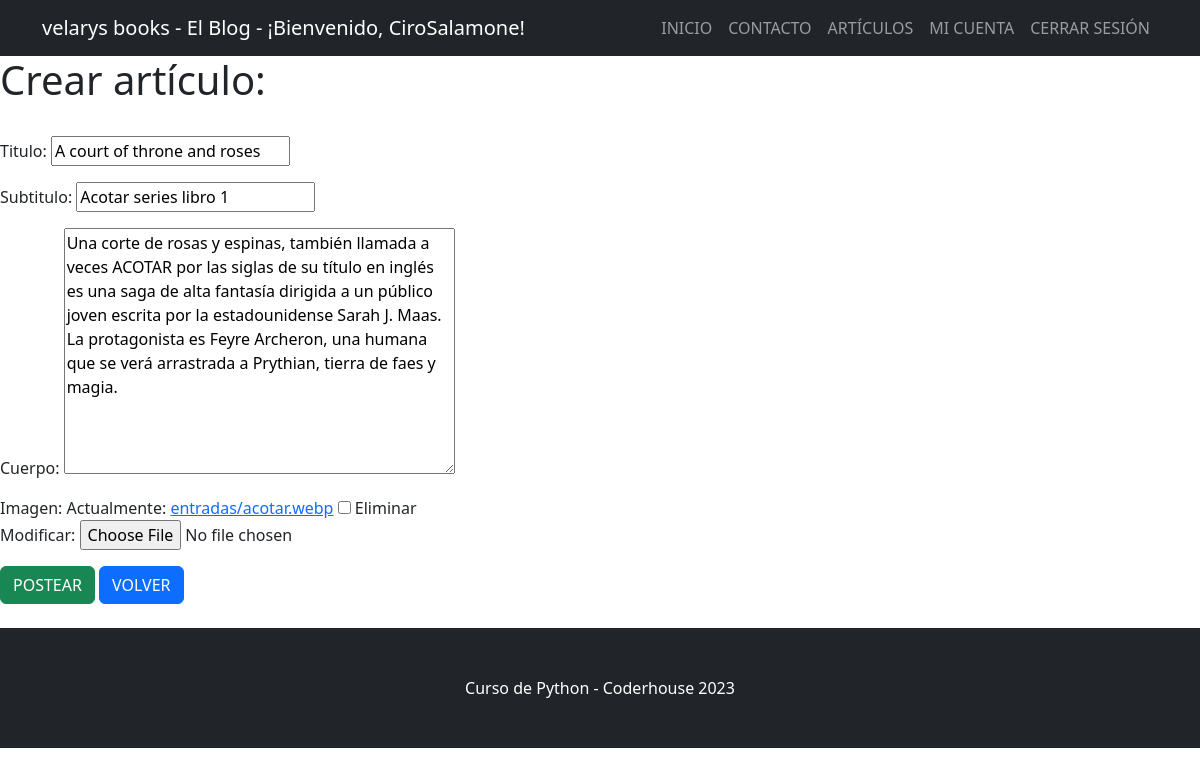
Page /articulos/editar-articulo/5/ (signed in) on the committed database.
### blog/models.py (models this page shows, shortened)
class Articulo(models.Model):
    titulo = models.CharField(max_length=256)
    subtitulo = models.CharField(max_length=256)
    cuerpo = models.TextField(blank=True)
    autor = models.ForeignKey(User, on_delete=models.CASCADE, null=True)
    fecha = models.DateField(auto_now_add=True)
    imagen = models.ImageField(upload_to="entradas/", null="True", blank=True)

### blog/views.py (the view)
# urls.py: path("editar-articulo/<int:pk>/", ArticuloUpdateView.as_view(), name="editar_articulo"),
class ArticuloUpdateView(LoginRequiredMixin, UpdateView):
    model = Articulo
    fields = ["titulo", "subtitulo", "cuerpo", "imagen"]
    success_url = "/articulos/entradas/"

### blog/templates/blog/articulo_form.html (shortened to what this page needs)
{% extends "base.html" %}
{% block contenido %}
<h1>Crear artículo:</h1>
<br>
<form enctype="multipart/form-data" method="POST">
 {{ form.as_p }}
 <input type="submit" value="POSTEAR" class="btn btn-success"/> <a class="btn btn-primary" href="{% url 'lista_articulos' %}" type="button">VOLVER</a>
</form>
<br>
{% endblock contenido %}

### templates/base.html (shortened to what this page needs)
{% load static %}
<!DOCTYPE html>
<html lang="en">
    <head>
        <link href="{% static 'css/styles.css' %}" rel="stylesheet" />
    </head>
    <body>
        <nav class="navbar navbar-expand-lg navbar-dark bg-dark">
            <div class="container">
                {% if user.is_authenticated %}
                <a class="navbar-brand">velarys books - El Blog - ¡Bienvenido, {{ user.username }}!</a>
                {% else %}
                <a class="navbar-brand">Velarys books - El Blog </a>
                {% endif %}
                <div class="collapse navbar-collapse" id="navbarSupportedContent">
                    <ul class="navbar-nav ms-auto mb-2 mb-lg-0">
                        <li class="nav-item"><a class="nav-link" href="{% url 'inicio' %}">INICIO</a></li>
                        <li class="nav-item"><a class="nav-link" href="{% url 'enviar_consulta' %}">CONTACTO</a></li>
                        <li class="nav-item"><a class="nav-link" href="{% url 'lista_articulos' %}">ARTÍCULOS</a></li>
                        {% if user.is_authenticated %}
                        <li class="nav-item"><a class="nav-link" href="{% url 'mi_perfil' %}">MI CUENTA</a></li>
                        <li class="nav-item"><a class="nav-link" href="{% url 'logout' %}">CERRAR SESIÓN</a></li>
                        {% else %}
                        <li class="nav-item"><a class="nav-link" href="{% url 'registro' %}">REGISTRARSE</a></li>
                        <li class="nav-item"><a class="nav-link" href="{% url 'login' %}">INICIAR SESIÓN</a></li>
                        {% endif %}
                    </ul>
                </div>
            </div>
        </nav>
        {% block contenido %}
        {% endblock contenido %}
        <footer class="py-5 bg-dark">
            <div class="container"><p class="m-0 text-center text-white">Curso de Python - Coderhouse 2023</p></div>
        </footer>
    </body>
</html>

### rows in the picture
Articulo: titulo "A court of throne and roses", subtitulo "Acotar series libro 1", cuerpo "Una corte de rosas y espinas, también llamada a veces ACOTAR por las siglas de su título en inglés es una saga de alta fantasía dirigida a un público joven escrita por la estadounidense Sarah J. Maas. La protagonista es Feyre Archeron, una humana que se verá arrastrada a Prythian, tierra de faes y magia."

### other values in the picture
{{ user.username }} "CiroSalamone"
